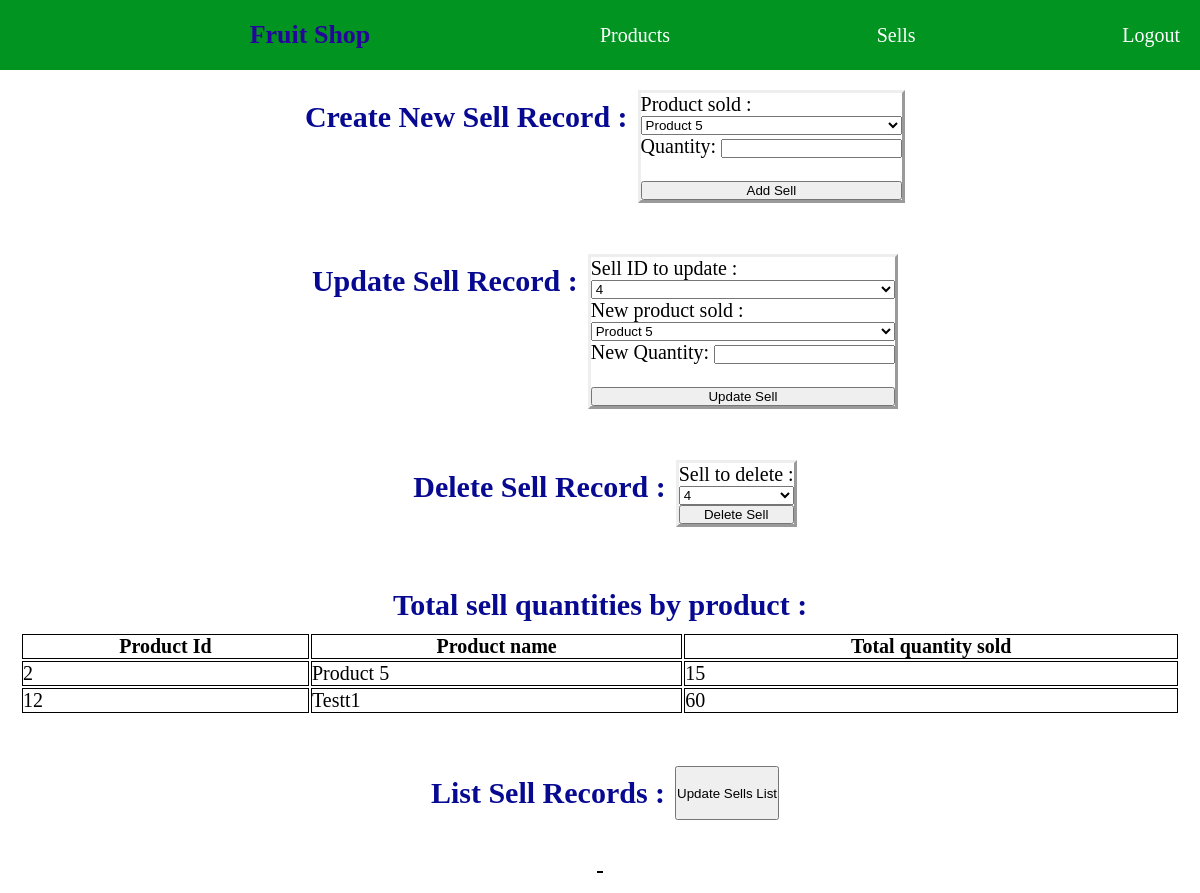
The app's page /sells/index/ (signed in), older data.
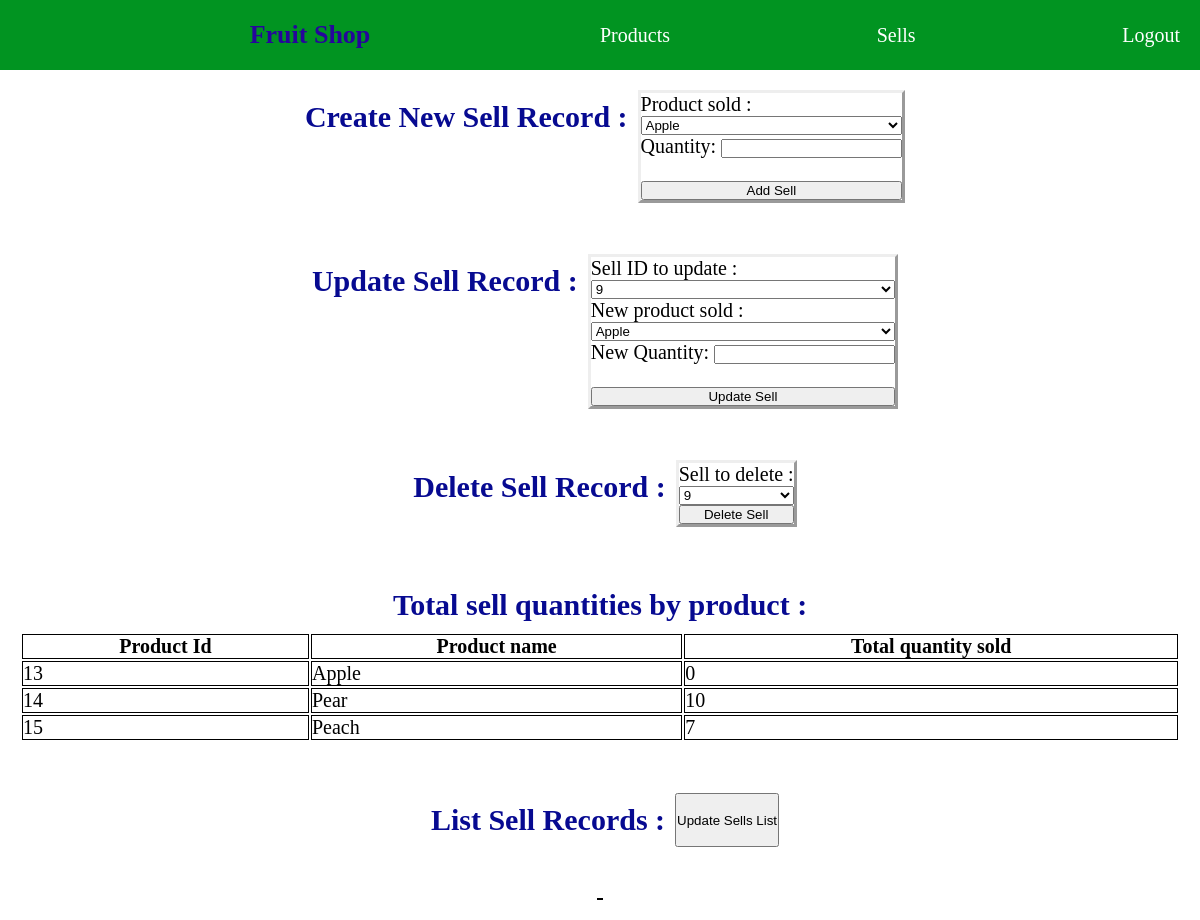
The same page, newer data.
### products/models.py (models this page shows)
class Product(models.Model):
    name = models.CharField(max_length=128, blank=False)
    description = models.TextField(max_length=8192, blank=True)
    author_user = models.ForeignKey(
        to=settings.AUTH_USER_MODEL, on_delete=models.CASCADE
    )
    time_last_updated = models.DateTimeField(auto_now=True)

### sells/views.py (the view)
@login_required
def get_sells_view(request):
    if request.method == "GET":
        if "action" in request.GET:
            if request.GET.get("action") == "logout":
                if request.user.is_authenticated:
                    logout(request)
                    return redirect(reverse_lazy("login"))
    products = Product.objects.all()
    sells = Sell.objects.all()
    total_table = []
    for product in products:
        total_sells = Sell.objects.filter(product=product).aggregate(Sum("quantity"))[
            "quantity__sum"
        ]
        if not total_sells:
            total_sells = 0
        total_table.append(
            {
                "id": product.pk,
                "product": product.name,
                "quantity": total_sells,
            }
        )
    context = {
        "products": products,
        "sells": sells,
        "total_table": total_table,
    }
    return render(request, "sells/sells.html", context)

### sells/templates/sells/sells.html (shortened to what this page needs)
{% extends 'base/base.html' %}
{% block content %}
<div class=container_button_add_sell>
    <div class=container_sell_title> Create New Sell Record : </div>
    <form id="add_sell_form" onsubmit="submit_add_sell(event);">{% csrf_token %}
        <label for="product_name_add_sell"> Product sold :</label>
        <select name="product_name_add_sell" id="product_name_add_sell">
            {% for product in products %}
            <option value="{{product.pk}}">{{product.name}}</option>
            {% endfor %}
        </select>
        <label>Quantity: <input type="number" id="sell_quantity_field" min="0"></label><br>
        <input type="submit" value="Add Sell">
    </form>
</div>
<br>
<div class=container_button_update_sell>
    <div class=container_sell_title> Update Sell Record : </div>
    <form id="update_sell_form" onsubmit="submit_update_sell(event);">{% csrf_token %}
        <label for="sell_name_selector_update">Sell ID to update :</label>
        <select name="sell_name_selector_update" id="sell_name_selector_update">
            {% for sell in sells %}
            <option value="{{sell.pk}}">{{sell.pk}}</option>
            {% endfor %}
        </select>
        <label for="product_name_update_sell"> New product sold :</label>
        <select name="product_name_update_sell" id="product_name_update_sell">
            {% for product in products %}
            <option value="{{product.pk}}">{{product.name}}</option>
            {% endfor %}
        </select>
        <label>New Quantity: <input type="number" id="sell_quantity_update_field" min="0"></label><br>
        <input type="submit" value="Update Sell">
    </form>
</div>
<br>
<div class=container_button_delete_sell>
    <div class=container_sell_title> Delete Sell Record : </div>
    <form id="delete_sell_form" onsubmit="submit_delete_sell(event);">{% csrf_token %}
        <label for="sell_name_selector_delete">Sell to delete :</label>
        <select name="sell_name_selector_delete" id="sell_name_selector_delete">
            {% for sell in sells %}
            <option value="{{sell.pk}}">{{sell.pk}}</option>
            {% endfor %}
        </select>
        <input type="submit" value="Delete Sell">
    </form>
</div>
<br>
<div class=container_total_sells>
    <div class=container_sell_title> Total sell quantities by product : </div>
    <table>
        <tr>
            <th>Product Id</th>
            <th>Product name</th>
            <th>Total quantity sold</th>
        </tr>
        {% for row in total_table %}
        <tr>
            <td>{{row.id}}</td>
            <td>{{row.product}}</td>
            <td>{{row.quantity}}</td>
        </tr>
        {% endfor %}
    </table>
</div>
<br>
<div class=container_button_list_sell>
    <div class=container_sell_title> List Sell Records : </div>
    <button type="button" id="button_list_sell" onClick="window.location.reload();">Update Sells List</button>
</div>
<br>
<div class=container_button_sell_table>
    <table id="table_sell">
    </table>
</div>
{% load static %}
{% endblock %}

### settings/templates/base/base.html (shortened to what this page needs)
<!DOCTYPE html>
<html lang="fr">
<head>
    {% load static %}
    <link rel="stylesheet" type="text/css" href="{% static '/css/style_header.css' %}" />
    <link rel="stylesheet" type="text/css" href="{% static '/css/style_headernav.css' %}" />
    <link rel="stylesheet" type="text/css" href="{% static '/css/style_product.css' %}" />
    <link rel="stylesheet" type="text/css" href="{% static '/css/style_sell.css' %}" />
    <link rel="stylesheet" type="text/css" href="{% static '/css/style.css' %}" />
</head>
<body>
    <header class="main-head">
        <div class=content_title>
            <div class="main_title">Fruit Shop</div>
        </div>
        <div class="content_nav">
            <a href="/products/index/">Products</a>
            <a href="/sells/index/">Sells</a>
            <a href="?action=logout">Logout</a>
        </div>
    </header>
    {% block content %}{% endblock %}
</body>
</html>

### settings/static/css/style_header.css (style rules this page uses)
.main-head { background: #019421; background-size: 100vw 20vh; color: #ffffff; align-items: center; padding: 2rem; display: flex; justify-content: center; }
.main_title { font-size: 2.6rem; font-weight: bold; color: #26059c; }

### settings/static/css/style_headernav.css (style rules this page uses)
.main-head { background-size: 100vw 20vh; color: #ffffff; align-items: center; padding: 2rem; display: flex; justify-content: space-around; }
.main_title { font-size: 2.6rem; font-weight: bold; color: #26059c; }
.content_title { flex: 1; display: flex; justify-content: center; }
.content_nav { flex: 1; display: flex; justify-content: space-between; }

### settings/static/css/style_product.css (style rules this page uses)
#table_product, th, td { font-size: 2rem; border: 1px solid black; }

### settings/static/css/style_sell.css (style rules this page uses)
.container_button_add_sell, .container_button_update_sell, .container_button_delete_sell, .container_button_list_sell, .container_button_sell_table { display: flex; justify-content: center; padding: 2rem; }
.container_total_sells { display: flex; justify-content: center; padding: 2rem; flex-direction: column; }
#add_sell_form, #update_sell_form, #delete_sell_form { font-size: 2rem; display: flex; justify-content: center; flex-direction: column; border-style: outset; }
#table_sell, th, td { font-size: 2rem; border: 1px solid black; }
.container_sell_title { display: flex; justify-content: center; padding: 1rem; font-size: 3rem; color: rgb(7, 10, 145); font-weight: bold; }

### settings/static/css/style.css (style rules this page uses)
* { margin: 0; padding: 0; }
html { font-size: 62.5%; }
a { color:darkblue; text-decoration: none; }
.content_nav a:link { color: white; font-size: 2rem; }

Row changes from the older to the newer data that the page shows:
removed Product: product "Product 5"
removed Product: product "Testt1"
added Product: product "Apple"
added Product: product "Pear"
added Product: product "Peach"
Text that changed along with them:
form field product_name_add_sell: "Product 5" → "Apple"
form field sell_name_selector_update: "4" → "9"
form field product_name_update_sell: "Product 5" → "Apple"
form field sell_name_selector_delete: "4" → "9"
new list line: "13 0"
new list line: "14 10"
new list line: "15 7"
list line gone: "2 15"
list line gone: "12 60"
